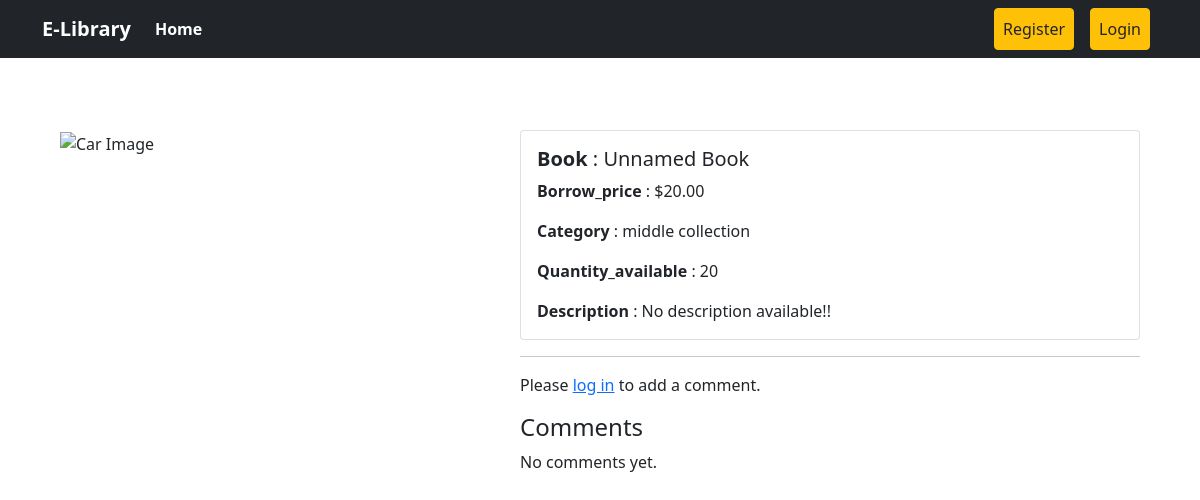
The app's page /books/book_details/4/, older data.
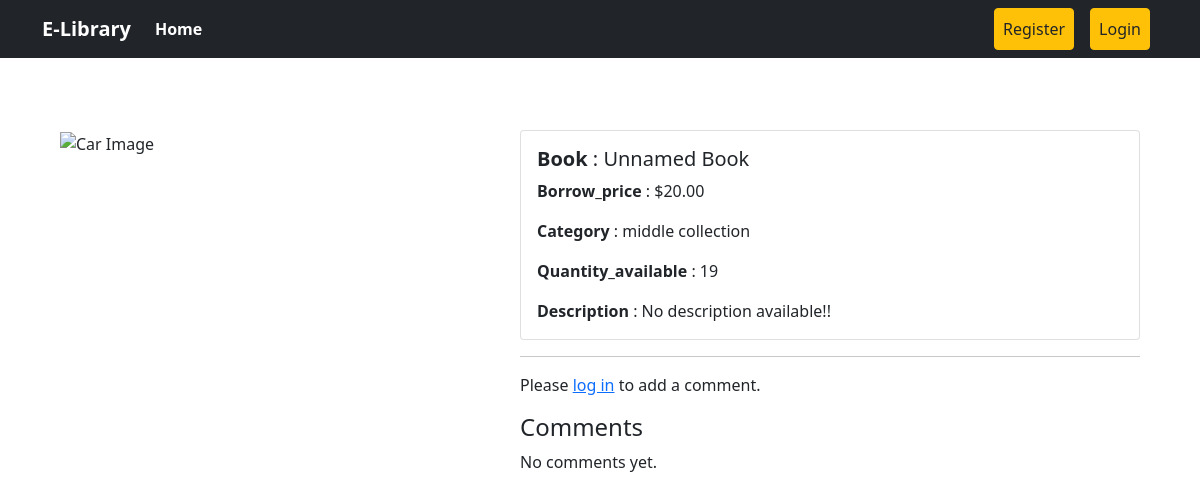
The same page, newer data.
### books/models.py (models this page shows, shortened)
class Books(models.Model):
    title = models.CharField(max_length=50)
    image_url = models.URLField(max_length=200, default='')  # Default empty string for image URL
    book_name = models.CharField(max_length=100, default='Unnamed Book')  # Default book name
    borrow_price = models.DecimalField(max_digits=10, decimal_places=2, default=0.0)  # Default price 0.0
    category = models.ForeignKey(Category, on_delete=models.CASCADE)  # ForeignKey to Category model
    quantity_available = models.PositiveIntegerField(default=0)  # Default quantity 0
    description = models.TextField(default='No description available')  # Default description

### Categories/models.py (models this page shows)
class Category(models.Model):
    name=models.CharField(max_length=100)
    slug=models.SlugField(max_length=100,unique=True,null=True,blank=True)
    def __str__(self):
        return self.name

### books/views.py (the view)
# urls.py: path('book_details/<int:id>/', views.book_details, name='book_details'),
def book_details(request, id):
    post = get_object_or_404(Books, pk=id)
    return render(request, 'book_details.html', {'book': post})

### books/templates/book_details.html
{% extends "base.html" %}
{% block content %}
<div class="container py-4">
  <div class="row">
    <div class="col-md-5">
      <img src="{{ book.image_url }}" class="img-fluid w-100" alt="Car Image" style="max-height: 500px;"/>
    </div>
    <div class="col-md-7">
      <div class="card">
        <div class="card-body">
          <h5 class="card-title"><span class="fw-bold">Book</span> : {{ book.book_name }}</h5>
          <p class="card-text"><span class="fw-bold">Borrow_price</span> : ${{ book.borrow_price }}</p>
          <p class="card-text"><span class="fw-bold">Category</span> : {{ book.category }}</p>
          <p class="card-text"><span class="fw-bold">Quantity_available</span> : {{ book.quantity_available }}</p>
          <p class="card-text"><span class="fw-bold">Description</span> : {{ book.description }}</p>
        </div>
      </div>
      <div class="mt-3">
        {% if user.is_authenticated %}
          {% if book.quantity_available > 0 %}
            <form method="post" action="{% url 'borrow_now' %}">
              {% csrf_token %}
              <input type="hidden" name="book_id" value="{{ book.id }}" />
              <button type="submit" class="btn btn-primary">Borrow Now</button>
            </form>
          {% else %}
            <button class="btn btn-primary disabled">Out of stock</button>
          {% endif %}
          <hr />
          <form method="post" action="{% url 'add_comment' book.id %}" class="mt-3">
            {% csrf_token %}
            <div class="mb-3">
              <label for="commentName" class="form-label">Your Name</label>
              <input
                type="text"
                class="form-control"
                id="commentName"
                name="name"
                value="{{ user.username }}"
                readonly
              />
            </div>
            <div class="mb-3">
              <label for="commentText" class="form-label">Your Comment</label>
              <textarea
                class="form-control"
                id="commentText"
                name="comment"
                rows="3"
                required
              ></textarea>
            </div>
            <button type="submit" class="btn btn-primary">Add Comment</button>
          </form>
        {% else %}
          <hr />
          <p>Please <a href="{% url 'user_login' %}">log in</a> to add a comment.</p>
        {% endif %}
        <h4>Comments</h4>
        <div class="comments">
          {% for comment in book.comments.all %}
            <div class="comment">
              <p><strong>{{ comment.name }}</strong>: {{ comment.comment }}</p>
            </div>
          {% empty %}
            <p>No comments yet.</p>
          {% endfor %}
        </div>
      </div>
    </div>
  </div>
</div>
{% endblock content %}

Row changes from the older to the newer data that the page shows:
changed Books "Unnamed Book": quantity_available "20" → "19"
